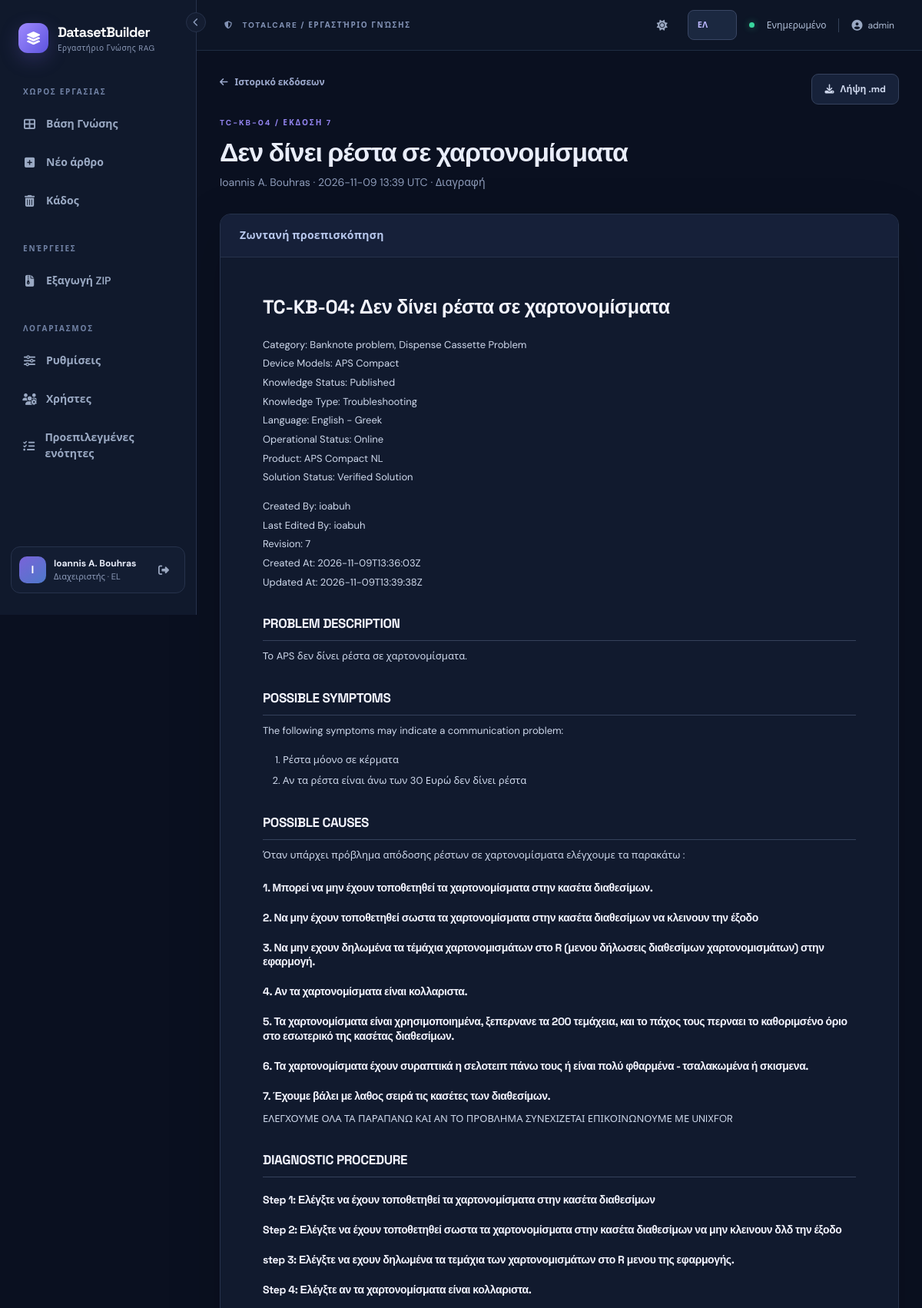
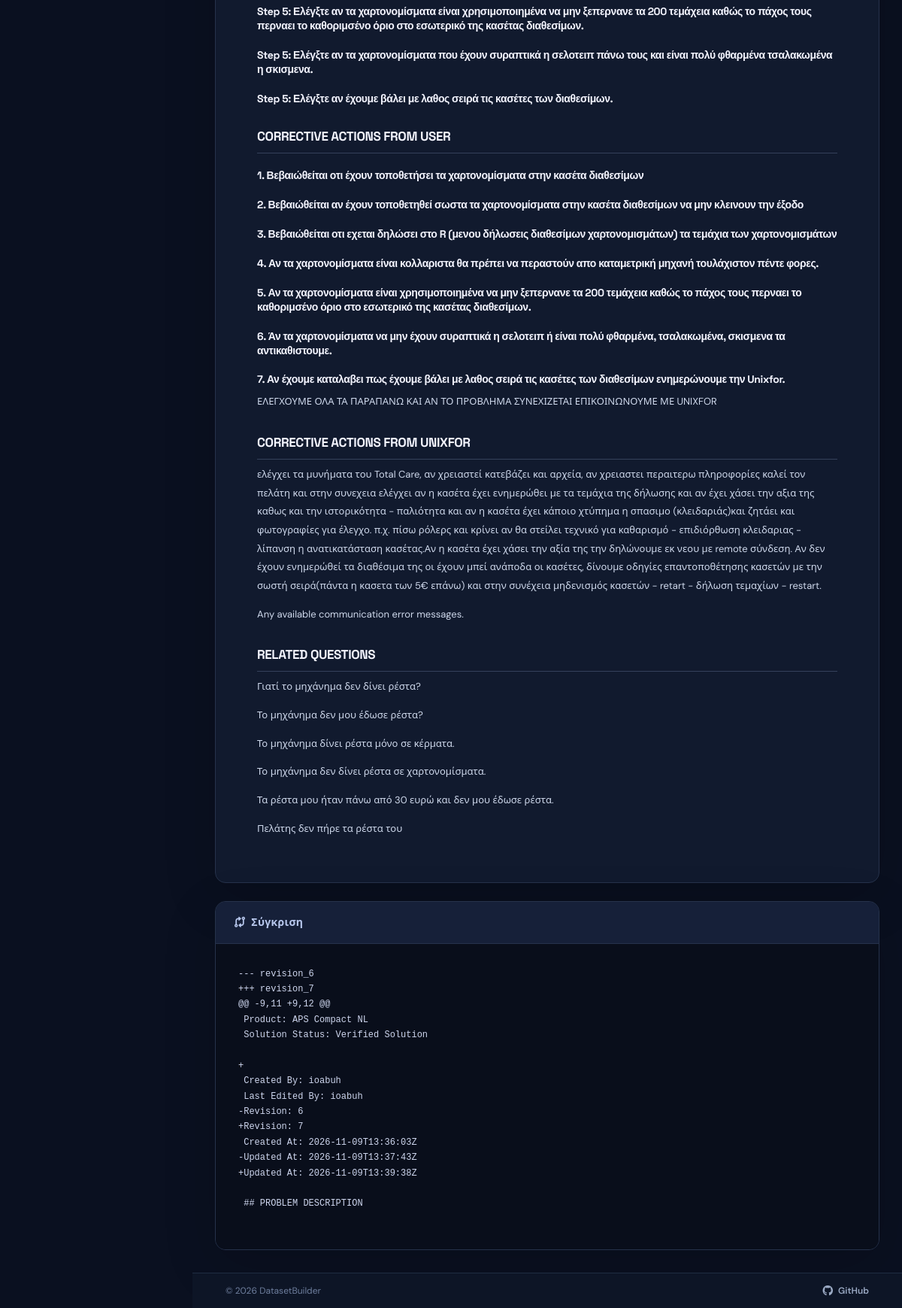
Screenshot of /documents/4/history/16 (signed in) with the database file from the repository (2 pictures, top to bottom).
### datasetbuilder/models.py (models this page shows, shortened)
class User(UserMixin, db.Model):
    __tablename__ = "users"
    id = db.Column(db.Integer, primary_key=True)
    username = db.Column(db.String(80), nullable=False, unique=True)
    display_name = db.Column(db.String(160), nullable=False)
    password_hash = db.Column(db.String(255), nullable=False)
    role = db.Column(db.String(20), nullable=False, default="editor")
    active = db.Column(db.Boolean, nullable=False, default=True)
    created_at = db.Column(db.DateTime, nullable=False, default=utcnow)
    last_login_at = db.Column(db.DateTime)
    preferred_language = db.Column(db.String(2), nullable=False, default="en")
    preferred_theme = db.Column(db.String(5), nullable=False, default="dark")
    @property
    def is_active(self):
        return self.active
    def can_edit(self):
        return self.role in ("admin", "editor")
    def is_admin(self):
        return self.role == "admin"

class Document(db.Model):
    __tablename__ = "documents"
    __table_args__ = (Index("ix_documents_search_filters", "deleted_at", "knowledge_status", "category"),)
    id = db.Column(db.Integer, primary_key=True)
    title = db.Column(db.String(240), nullable=False)
    slug = db.Column(db.String(260), nullable=False)
    markdown = db.Column(db.Text, nullable=False)
    category = db.Column(db.String(120), nullable=False, default="General")
    knowledge_status = db.Column(db.String(60), nullable=False, default="Draft")
    product = db.Column(db.String(120), nullable=False, default="TotalCare")
    language = db.Column(db.String(40), nullable=False, default="English")
    created_by_id = db.Column(db.Integer, db.ForeignKey("users.id", ondelete="RESTRICT"), nullable=False)
    updated_by_id = db.Column(db.Integer, db.ForeignKey("users.id", ondelete="RESTRICT"), nullable=False)
    revision = db.Column(db.Integer, nullable=False, default=1)
    created_at = db.Column(db.DateTime, nullable=False, default=utcnow)
    updated_at = db.Column(db.DateTime, nullable=False, default=utcnow)
    deleted_at = db.Column(db.DateTime)
    sync_error = db.Column(db.Text)
    created_by = db.relationship("User", foreign_keys=[created_by_id], lazy="joined")
    updated_by = db.relationship("User", foreign_keys=[updated_by_id], lazy="joined")
    versions = db.relationship("DocumentRevision", back_populates="document", order_by="DocumentRevision.number.desc()")
    @property
    def kb_id(self):
        from flask import current_app
        return f"{current_app.config['KB_PREFIX']}-{self.id:0{current_app.config['KB_PADDING']}d}"

class DocumentRevision(db.Model):
    __tablename__ = "document_revisions"
    __table_args__ = (UniqueConstraint("document_id", "number", name="uq_doc_revision"),)
    id = db.Column(db.Integer, primary_key=True)
    document_id = db.Column(db.Integer, db.ForeignKey("documents.id", ondelete="CASCADE"), nullable=False, index=True)
    number = db.Column(db.Integer, nullable=False)
    title = db.Column(db.String(240), nullable=False)
    slug = db.Column(db.String(260), nullable=False)
    markdown = db.Column(db.Text, nullable=False)
    edited_by_id = db.Column(db.Integer, db.ForeignKey("users.id", ondelete="RESTRICT"), nullable=False)
    action = db.Column(db.String(30), nullable=False, default="update")
    note = db.Column(db.String(500), nullable=False, default="")
    created_at = db.Column(db.DateTime, nullable=False, default=utcnow)
    document = db.relationship("Document", back_populates="versions")
    edited_by = db.relationship("User", lazy="joined")

### datasetbuilder/views.py (the view)
@bp.get('/documents/<int:doc_id>/history/<int:revision_id>')
@login_required
def history_revision(doc_id, revision_id):
    doc = get_doc_or_404(doc_id, include_deleted=True)
    rev = get_revision(doc, revision_id)
    prev = (db.session.query(DocumentRevision).filter(
        DocumentRevision.document_id == doc.id, DocumentRevision.number < rev.number)
        .order_by(DocumentRevision.number.desc()).first())
    diff = '\n'.join(unified_diff((prev.markdown if prev else '').splitlines(),
            rev.markdown.splitlines(), fromfile=f'revision_{prev.number}' if prev else '(empty)',
            tofile=f'revision_{rev.number}', lineterm=''))
    return render_template('revision.html', doc=doc, rev=rev, diff=diff,
                           preview=render_preview(rev.markdown))

### datasetbuilder/__init__.py (called while the page is built)
@login_manager.user_loader
def load_user(user_id):
    try:
        user = db.session.get(User, int(user_id))
        return user if user and user.active else None
    except (TypeError, ValueError):
        return None

### datasetbuilder/access.py (called while the page is built)
def can_read(document):
    if document.deleted_at is not None:
        return current_user.can_edit()
    return True

def get_document(document_id, *, include_deleted=False):
    document = db.get_or_404(Document, document_id)
    if document.deleted_at is not None and not include_deleted:
        abort(404)
    if not can_read(document):
        abort(404)
    return document

def get_revision(document, revision_id):
    revision = db.get_or_404(DocumentRevision, revision_id)
    if revision.document_id != document.id:
        abort(404)
    return revision

### datasetbuilder/i18n.py (called while the page is built)
def translate(key, lang='en'):
    return (EL if lang == 'el' else EN).get(key, EN.get(key, key))

### datasetbuilder/markdown_utils.py (called while the page is built)
def render_preview(source):
    if not isinstance(source, str) or len(source.encode("utf-8")) > 1_850_000:
        raise ValueError("Invalid or oversized Markdown")
    html = markdown_lib.markdown(source, extensions=["extra", "sane_lists", "nl2br", "toc"], output_format="html5")
    return bleach.clean(html, tags=_ALLOWED_TAGS, attributes=_ALLOWED_ATTRS,
                        protocols=["http", "https", "mailto"], strip=True)

### datasetbuilder/views.py (called while the page is built)
def get_doc_or_404(doc_id, include_deleted=False):
    return get_document(doc_id, include_deleted=include_deleted)

### datasetbuilder/templates/revision.html (shortened to what this page needs)
{% extends 'base.html' %}
{% block content %}<div class="detail-container"><div class="page-head"><div><a class="back-link" href="{{ url_for('main.history', doc_id=doc.id) }}"><i class="fa-solid fa-arrow-left"></i> {{ t('history') }}</a><div class="eyebrow mt-4">{{ doc.kb_id }} / {{ t('revision_eyebrow')|upper }} {{ rev.number }}</div><h1>{{ rev.title }}</h1><p class="muted">{{ rev.edited_by.display_name }} · {{ rev.created_at.strftime('%Y-%m-%d %H:%M') }} UTC · {{ t('revision_action_' + rev.action) }}</p></div><div class="d-flex gap-2 flex-wrap"><a class="btn btn-outline-light-custom" href="{{ url_for('main.download_revision', doc_id=doc.id, revision_id=rev.id) }}"><i class="fa-solid fa-download me-2"></i>{{ t('download') }}</a></div></div><div class="detail-surface"><div class="detail-toolbar">{{ t('preview') }}</div><article class="markdown-body markdown-document">{{ preview|safe }}</article></div><div class="detail-surface mt-4"><div class="detail-toolbar"><i class="fa-solid fa-code-compare me-2"></i>{{ t('compare') }}</div><pre class="diff-pre">{{ diff }}</pre></div></div>{% endblock %}

### datasetbuilder/templates/base.html (shortened to what this page needs)
<!doctype html>
<html lang="{{ ui_lang }}" data-theme="{{ ui_theme }}">
<head>
  <link rel="stylesheet" href="{{ url_for('static', filename='vendor/bootstrap.min.css') }}">
  <link rel="stylesheet" href="https://cdnjs.cloudflare.com/ajax/libs/font-awesome/6.5.2/css/all.min.css">
  <link rel="stylesheet" href="{{ url_for('static', filename='css/app.css') }}">
  <link rel="stylesheet" href="{{ url_for('static', filename='css/print.css') }}" media="print">
</head>
<body class="{% if current_user.is_authenticated %}app-shell{% else %}login-shell{% endif %}{% if nav_collapsed %} nav-collapsed{% endif %}">
{% if current_user.is_authenticated %}
  <aside class="sidebar" id="appSidebar">
    <button type="button" class="nav-collapse-btn" id="nav-collapse" aria-controls="appSidebar" aria-expanded="true" title="{{ t('collapse_nav') }}"><i class="fa-solid fa-chevron-left"></i></button>
    <a class="brand" href="{{ url_for('main.dashboard') }}">
      <span class="brand-icon"><i class="fa-solid fa-layer-group"></i></span>
      <span class="brand-text"><strong>DatasetBuilder</strong><small>{{ t('tagline') }}</small></span>
    </a>
    <div class="sidebar-label">{{ t('workspace')|upper }}</div>
    <nav class="menu">
      <a class="menu-link {% if request.endpoint == 'main.dashboard' %}active{% endif %}" href="{{ url_for('main.dashboard') }}" title="{{ t('dashboard') }}"><i class="fa-solid fa-table-cells-large"></i> <span class="nav-text">{{ t('dashboard') }}</span></a>
      {% if current_user.can_edit() %}
      <a class="menu-link {% if request.endpoint == 'main.new_document' %}active{% endif %}" href="{{ url_for('main.new_document') }}" title="{{ t('new_article') }}"><i class="fa-solid fa-square-plus"></i> <span class="nav-text">{{ t('new_article') }}</span></a>
      {% endif %}
      {% if current_user.can_edit() %}<a class="menu-link {% if request.endpoint == 'main.trash' %}active{% endif %}" href="{{ url_for('main.trash') }}" title="{{ t('trash') }}"><i class="fa-solid fa-trash-can"></i> <span class="nav-text">{{ t('trash') }}</span></a>{% endif %}
    </nav>
    <div class="sidebar-label mt-4">{{ t('actions')|upper }}</div>
    <nav class="menu">
      <a class="menu-link" href="{{ url_for('main.export_zip') }}" id="nav-export" title="{{ t('export') }}"><i class="fa-solid fa-file-zipper"></i> <span class="nav-text">{{ t('export') }}</span></a>
    </nav>
    <div class="sidebar-label mt-4">{{ t('account')|upper }}</div>
    <nav class="menu">
      <a class="menu-link {% if request.endpoint == 'main.settings' %}active{% endif %}" href="{{ url_for('main.settings') }}" title="{{ t('settings') }}"><i class="fa-solid fa-sliders"></i> <span class="nav-text">{{ t('settings') }}</span></a>
      {% if current_user.is_admin() %}<a class="menu-link {% if request.endpoint == 'admin.users' %}active{% endif %}" href="{{ url_for('admin.users') }}" title="{{ t('users') }}"><i class="fa-solid fa-users-gear"></i> <span class="nav-text">{{ t('users') }}</span></a>{% endif %}
      {% if current_user.is_admin() %}<a class="menu-link {% if request.endpoint == 'admin.sections' %}active{% endif %}" href="{{ url_for('admin.sections') }}" title="{{ t('manage_sections') }}"><i class="fa-solid fa-list-check"></i> <span class="nav-text">{{ t('manage_sections') }}</span></a>{% endif %}
    </nav>
    <div class="sidebar-footer">
      <div class="user-avatar">{{ current_user.display_name[:1]|upper }}</div>
      <div class="user-mini"><b>{{ current_user.display_name }}</b><small>{{ t('account_role_'+current_user.role) }} · {{ 'EL' if ui_lang == 'el' else 'EN' }}</small></div>
      <form method="post" action="{{ url_for('auth.logout') }}"><input type="hidden" name="csrf_token" value="{{ csrf_token() }}"><button class="icon-btn" title="{{ t('logout') }}" aria-label="{{ t('logout') }}"><i class="fa-solid fa-right-from-bracket"></i></button></form>
    </div>
  </aside>
{% endif %}
<main class="{% if current_user.is_authenticated %}main-area{% else %}login-main{% endif %}">
{% if current_user.is_authenticated %}
  <header class="topbar">
    <div class="d-flex align-items-center gap-2"><span class="location-label"><i class="fa-solid fa-shield-halved me-2"></i> TOTALCARE / {{ t('knowledge_studio')|upper }}</span></div>
    <div class="d-flex align-items-center gap-3"><button class="icon-btn" id="theme-toggle" type="button" title="{{ t('switch_theme') }}" aria-label="{{ t('switch_theme') }}"><i class="fa-solid fa-{{ 'sun' if ui_theme == 'dark' else 'moon' }}"></i></button><form action="{{ url_for('main.change_language') }}" method="post" class="d-inline-flex align-items-center"><input type="hidden" name="csrf_token" value="{{ csrf_token() }}"><input type="hidden" name="next" value="{{ request.full_path }}"><select name="language" class="form-select form-select-sm lang-switch" aria-label="{{ t('preferred_language') }}"><option value="en" {% if ui_lang=='en' %}selected{% endif %}>EN</option><option value="el" {% if ui_lang=='el' %}selected{% endif %}>ΕΛ</option></select></form><span class="live-dot"></span><span class="topbar-note">{{ t('ready') }}</span><span class="topbar-user"><i class="fa-solid fa-user-circle"></i>{{ current_user.username }}</span></div>
  </header>
{% endif %}
  <div class="content-area {% block content_class %}{% endblock %}">{% block content %}{% endblock %}</div>
  <footer class="app-footer">
    <span class="app-footer-copy">&copy; {{ footer_year }} {{ footer_owner }}</span>
    <a class="app-footer-link" href="{{ footer_url }}" target="_blank" rel="noopener noreferrer"><i class="fa-brands fa-github"></i> GitHub</a>
  </footer>
</main>
<div class="toast-container position-fixed top-0 end-0 p-4" id="toast-container" style="z-index:11000;"></div>
</body>
</html>

### rows the page displays
User: display_name "I", display_name "Ioannis A. Bouhras", role "Διαχειριστής", preferred_language "EL", language "ΕΛ", username "admin"
Document: kb_id "TC-KB-04"
DocumentRevision: number "7", title "Δεν δίνει ρέστα σε χαρτονομίσματα", created_at "2026-11-09 13:39", action "Διαγραφή"
User: edited_by.display_name "Ioannis A. Bouhras"

### other values shown
{{ t('tagline') }} "Εργαστήριο Γνώσης RAG"
{{ t('workspace')|upper }} "ΧΩΡΟΣ ΕΡΓΑΣΙΑΣ"
{{ t('dashboard') }} "Βάση Γνώσης"
{{ t('new_article') }} "Νέο άρθρο"
{{ t('trash') }} "Κάδος"
{{ t('actions')|upper }} "ΕΝΈΡΓΕΙΕΣ"
{{ t('export') }} "Εξαγωγή ZIP"
{{ t('account')|upper }} "ΛΟΓΑΡΙΑΣΜΟΣ"
{{ t('settings') }} "Ρυθμίσεις"
{{ t('users') }} "Χρήστες"
{{ t('manage_sections') }} "Προεπιλεγμένες ενότητες"
{{ t('knowledge_studio')|upper }} "ΕΡΓΑΣΤΉΡΙΟ ΓΝΏΣΗΣ"
{{ t('ready') }} "Ενημερωμένο"
{{ t('history') }} "Ιστορικό εκδόσεων"
{{ t('revision_eyebrow')|upper }} "ΈΚΔΟΣΗ"
